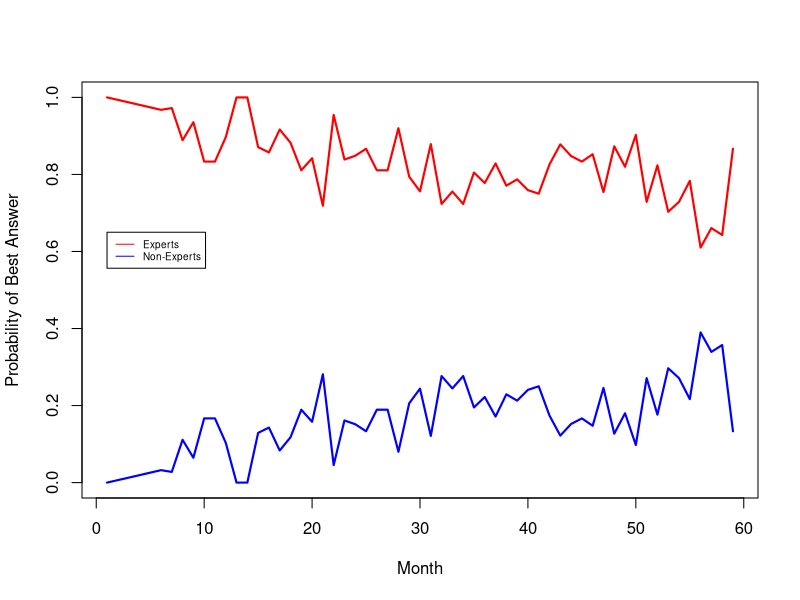

This chart was generated by the following R code:
#functions
existsDiff <- function(x, y, title) {
  d1 <- as.numeric(x)
  d2 <- as.numeric(y)
  if(isGaussionDistribution(d1) == FALSE || isGaussionDistribution(d2) == FALSE || isGaussionDistribution(c(d1,d2)) == FALSE) {
    effectSize <- paste(round(vargha.delaney(d1,d2) * 100), sep = "", "%")
    pv <- wilcox.test(d1,d2)$p.value
    pvPrint <- ''
    valid <- FALSE
    if(is.nan(pv)) { 
      pvPrint  <- '-'
    }else if(pv < 0.001) {
      pvPrint<- '< 0,001'
    } else {
      pvPrint <- as.character(format(round(pv, digits = 4), nsmall = 4))
    }
    if(pv < 0.05) {
      valid = TRUE
    }
    print("--------------------------")
    print(pvPrint)
    print(effectSize)
    print(paste("Valid: ", valid))
    if(valid) {
      print(paste("There is difference ", title))
    } else {
      print(paste("Cannot say that there is difference ", title))
    }
    print("--------------------------")
  } else {
    print("--------------------------")
    print("Welch Test")
    pv <- t.test(d1,d2)$p.value
   # print(t.test(d1, d2));
    pvPrint <- ''
    valid <- FALSE
    if(is.nan(pv)) { 
      pvPrint  <- '-'
    }else if(pv < 0.001) {
      pvPrint<- '< 0,001'
    } else {
      pvPrint <- as.character(format(round(pv, digits = 4), nsmall = 4))
    }
    if(pv < 0.05) {
      valid = TRUE
    }
    print(pvPrint)
    print(paste("Valid: ", valid))
    d = cohenD(d1, d2)
    #Cohen, J. (1992), “A Power Primer”, Psychological Bulletin, 112, pp. 155-159
    interpretationEffectSize = "None"
    if(d >  0.20) {
      interpretationEffectSize = "small diff"
    }
    if(d >  0.50) {
      interpretationEffectSize = "medium diff"
    }
    if(d > 0.80) {
      interpretationEffectSize = "great diff"
    }
    print(interpretationEffectSize)
    if(mean(d1) > mean(d2)) {
      print("Effect size in favor d1")
    } else {
      print("Effect size in favor d2")      
    }
    print("--------------------------")
  }
  
  
}


cohenD <- function(data1, data2) {
     n1 <- length(data1);
     n2 <- length(data2);
     mean1 <- mean(data1);
     mean2 <- mean(data2);
     sd1 <- sd(data1);
     sd2 <- sd(data2);
     s <- sqrt(((n1 - 1) * sd1 * sd1 + (n2 - 1) * sd2 * sd2) / (n1 + n2 - 2));
     abs(mean1 - mean2) / s;
  }

# Vargha & Delaney's A12
vargha.delaney <- function(r1, r2) {
  m <- length(r1);
  n <- length(r2);
  return ((sum(rank(c(r1, r2))[seq_along(r1)]) / m - (m + 1) / 2) / n);
}

isGaussionDistribution <- function(distribution) {
  #Kolmogorov-Smirnov test
  ks1 <- ks.test(distribution, "pnorm", mean=mean(distribution), sd=sd(distribution))
  if(ks1$p.value < 0.05){
    return(FALSE)
  } else {
    return(TRUE)
  }
}

library(ggplot2)
allData <- read.csv(file = "allBestAnswer.csv", header = TRUE, sep = ";")
expertData <- read.csv(file = "expert-best-answer.csv", header = TRUE, sep = ";")
nonExpertData <- read.csv(file = "nonExpertsBestAnswer.csv", header = TRUE, sep = ";")


step1 <- merge(x = allData, y = expertData, by = "periodAnswer", all.x = TRUE)
finalData <- merge(x = step1, y = nonExpertData, by = "periodAnswer", all.x = TRUE)

finalData[is.na(finalData)] <- 0

#finalData$expertsBestAnswer

yrange <- range(c( (finalData$expertsBestAnswer/finalData$numberUserBestAnswer), (finalData$nonExpertsBestAnswer/finalData$numberUserBestAnswer))) 
xrange <- range(finalData$periodAnswer)


png("fig2.png", width = 1000, height = 770, res = 230)
plot(xrange, yrange, xlab="Month", ylab="Probability of Best Answer", type = "n" )
#points(quantModulosRangeLNS, tempoRangeLNS, col="red")
lines(finalData$periodAnswer, (finalData$expertsBestAnswer/finalData$numberUserBestAnswer), col="red", lwd = 2.1)
lines(finalData$periodAnswer, (finalData$nonExpertsBestAnswer/finalData$numberUserBestAnswer), col="blue", lwd = 2.1)
legend(1, 0.65, legend=c("Experts", "Non-Experts"),
       col=c("red", "blue"), lty=1:1, cex=0.6)

dev.off()

existsDiff((finalData$expertsBestAnswer/finalData$numberUserBestAnswer), (finalData$nonExpertsBestAnswer/finalData$numberUserBestAnswer), "Prob. Best Answer Expert X Non Expert")




#finalData[, "Experts"] = round((finalData$expertsBestAnswer/finalData$numberUserBestAnswer), digits = 2)
#finalData[, "Others"] = round((finalData$nonExpertsBestAnswer/finalData$numberUserBestAnswer), digits = 2)
#finalData[, "Month"] = finalData$periodAnswer

#data = finalData[, c("Month", "Experts", "Others")]

#write.csv(data, file = "fig-2.csv", sep = ",",  row.names=FALSE, quote = FALSE)


